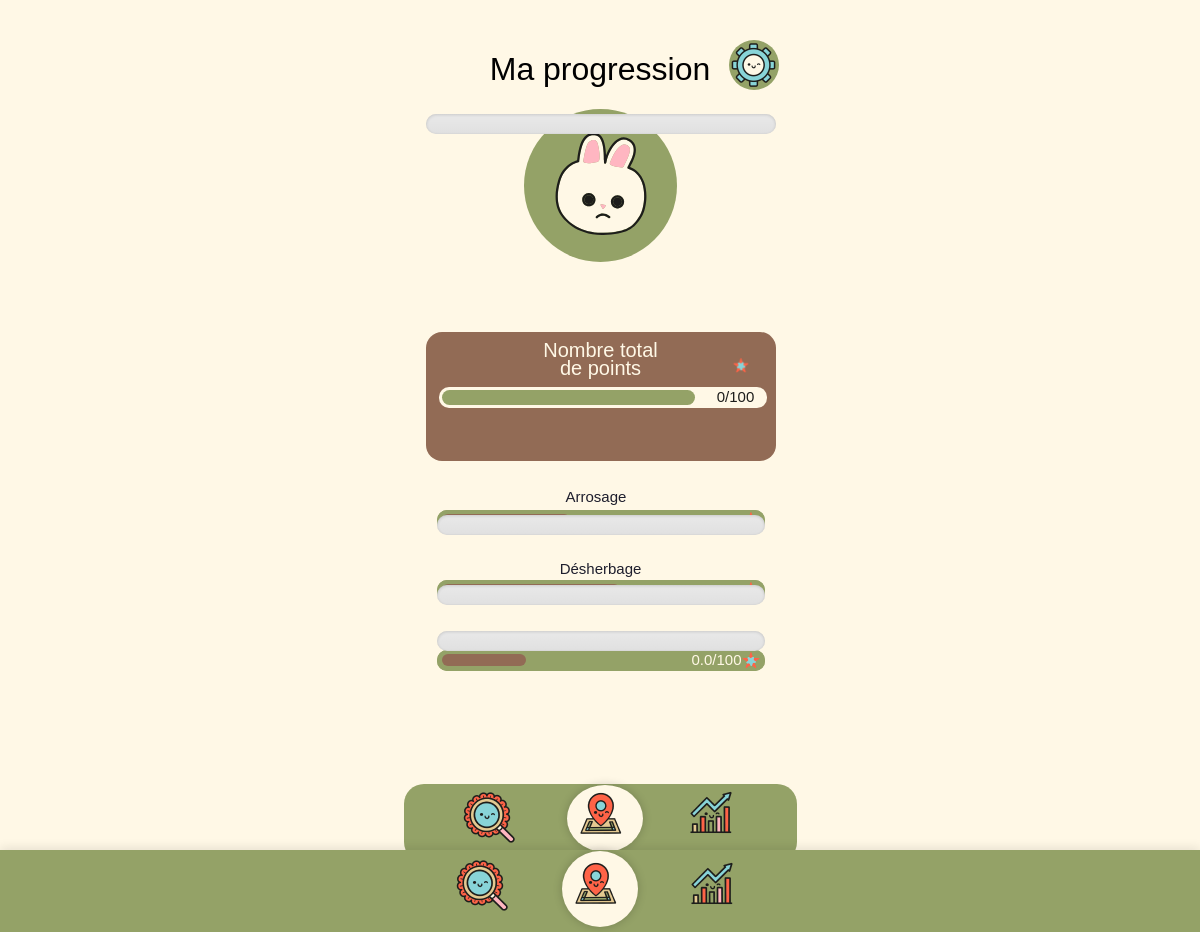
Page /maprogression (signed in) on the earlier database version.
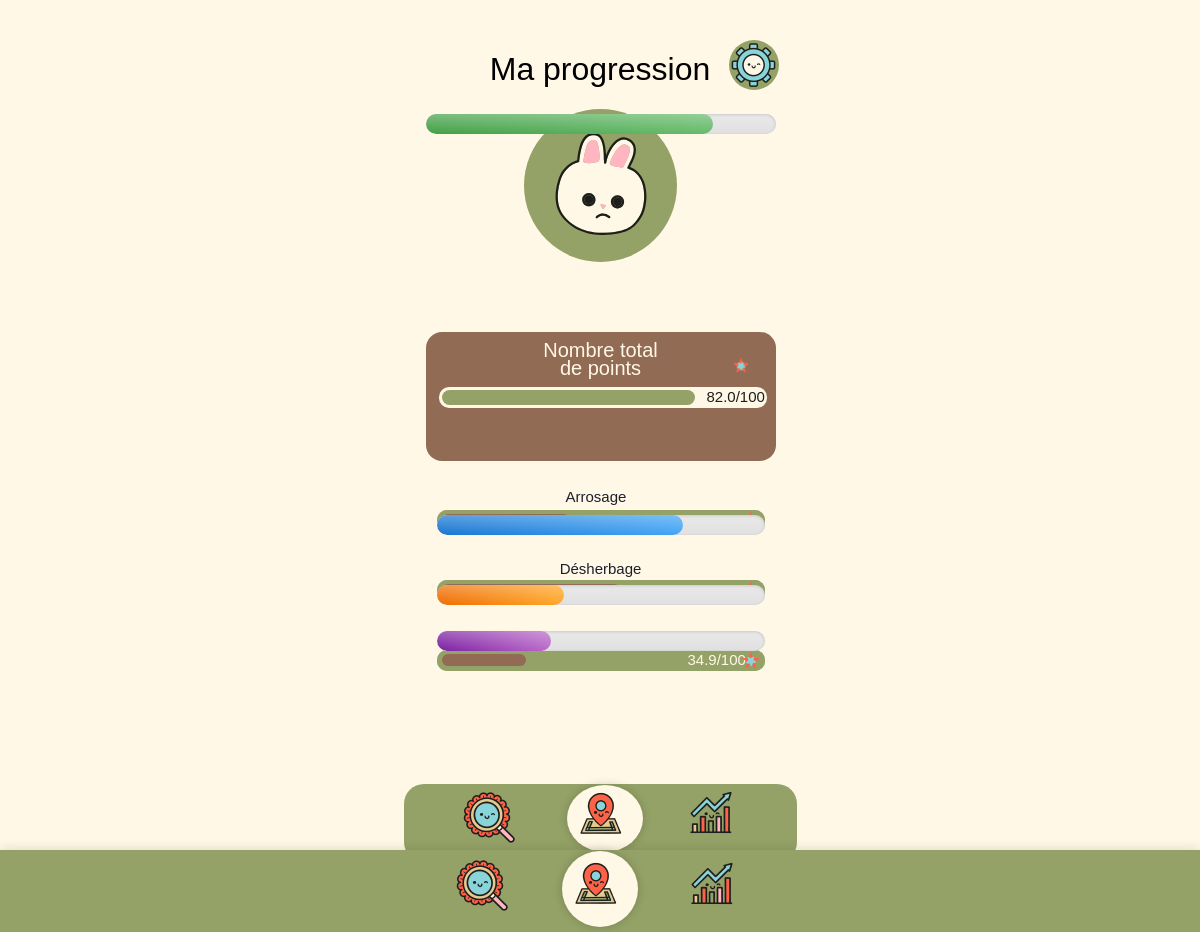
Same page on the later database version.
### tables this page shows
CREATE TABLE progression (
        id_utilisateur INTEGER,
        general TEXT,
        arrosage TEXT,
        desherbage TEXT,
        heures_passees REAL,
        PRIMARY KEY (id_utilisateur),
        FOREIGN KEY (id_utilisateur) REFERENCES utilisateur(id_utilisateur) ON DELETE CASCADE
    );

### routes/maprogression_routes.py (the view)
@maprogression_bp.route('/maprogression')
def maprogression():
    print("Session avant accès à maprogression :", session)  # Vérifier si user_id est bien en session
    if 'user_id' not in session:
        return redirect(url_for('auth.login'))  # Redirection si non connecté
    user_id = session['user_id']
    db = get_db()
    progression = db.execute('''
        SELECT general, arrosage, desherbage, heures_passees
        FROM progression
        WHERE id_utilisateur = ?
    ''', (user_id,)).fetchone()
    progression_data = {
        'general': progression[0] if progression else 0,
        'arrosage': progression[1] if progression else 0,
        'desherbage': progression[2] if progression else 0,
        'heures_passees': progression[3] if progression else 0
    }
    for key in progression_data:
        try:
            progression_data[key] = float(progression_data[key])
        except (TypeError, ValueError):
            progression_data[key] = 0
        if key != 'heures_passees':
            progression_data[key] = max(0, min(100, progression_data[key]))
    return render_template("maprogression.html", progression=progression_data)

### utils/database.py (called while the page is built)
def get_db():
    db_path = os.path.join(os.path.dirname(os.path.dirname(__file__)), 'backend', 'plantes.db')
    conn = sqlite3.connect(db_path)
    conn.row_factory = sqlite3.Row
    return conn

### templates/maprogression.html (shortened to what this page needs)
<!DOCTYPE html>
<html>
  <head>
    <link rel="stylesheet" href="static/maprogression.css" />
    <link rel="stylesheet" href="static/global.css">
  </head>
  <body>
    <div class="prog-perso">
      <div class="div">
        <div class="overlap-2">
          <div class="text-wrapper-3">Ma progression</div>
          <div class="parametre">
            <div class="overlap-group-2">
              <img class="ecrou" src="static/images/ecrou.png" />
            </div>
          </div>
        </div>
        <div class="overlap">
          <div class="group">
            <div class="group-2">
              <img class="map" src="static/images/map.png" />
              <img class="resultats" src="static/images/re-sultats.png" />
            </div>
          </div>
          <img class="loupe" src="static/images/loupe.png" />
        </div>
        <div class="overlap-group">
          <div class="text-wrapper">Nombre total de points</div>
          <div class="rectangle-4"></div>
          <img class="group-3" src="static/images/profil.svg" />
          <div class="text-wrapper-2">{{ progression.general }}/100</div>
          <div class="overlap-wrapper">
            <div class="star-wrapper"><img class="star" src="static/images/etoile.png" /></div>
          </div>
          <div class="jauge-container jauge-general">
            <div class="jauge-remplissage" style="width: {{ progression.general }}%;"></div>
          </div>
        </div>
        <div class="overlap-3">
          <div class="text-wrapper-4">{{ progression.arrosage }}/100</div>
          <div class="overlap-group-wrapper">
          </div>
          <div class="jauge-container jauge-arrosage">
            <div class="jauge-remplissage" style="width: {{ progression.arrosage }}%;"></div>
          </div>
        </div>
        <div class="text-wrapper-5">Arrosage</div>
        <div class="overlap-4">
          <div class="text-wrapper-4">{{ progression.desherbage }}/100</div>
          <div class="overlap-group-wrapper">
          </div>
          <div class="jauge-container jauge-desherbage">
            <div class="jauge-remplissage" style="width: {{ progression.desherbage }}%;"></div>
          </div>
        </div>
        <div class="text-wrapper-6">Désherbage</div>
        <div class="overlap-6">
          <div class="text-wrapper-7">Nombre d'heures passées</div>
          <div class="overlap-7">
            <div class="rectangle-8"></div>
            <div class="rectangle-9"></div>
            <div class="text-wrapper-8">{{ progression.heures_passees }}/100</div>
            <div class="group-4">
              <div class="overlap-8"><img class="star-2" src="static/images/etoile.png" /></div>
            </div>
            <div class="jauge-container jauge-heures">
              <div class="jauge-remplissage" style="width: {{ [progression.heures_passees, 100]|min }}%;"></div>
            </div>
          </div>
        </div>
      </div>
    </div>
    <div class="group-wrapper">
      <div class="group-8">
        <a href="{{ url_for('info.index') }}"><img class="loupe" src="static/images/loupe.png" /></a>
        <a href="{{ url_for('accueil') }}"><img class="map" src="static/images/map.png" /></a>
        <a href="{{ url_for('defis.defis') }}"><img class="resultats" src="static/images/re-sultats.png" /></a>
      </div>
  </div>
  </body>
</html>

Differences in the rows shown:
added progression: general "82.0", heures_passees "34.9"
Other differences:
{{ progression.general }}: "0" → (not shown)
{{ progression.heures_passees }}: "0.0" → (not shown)
